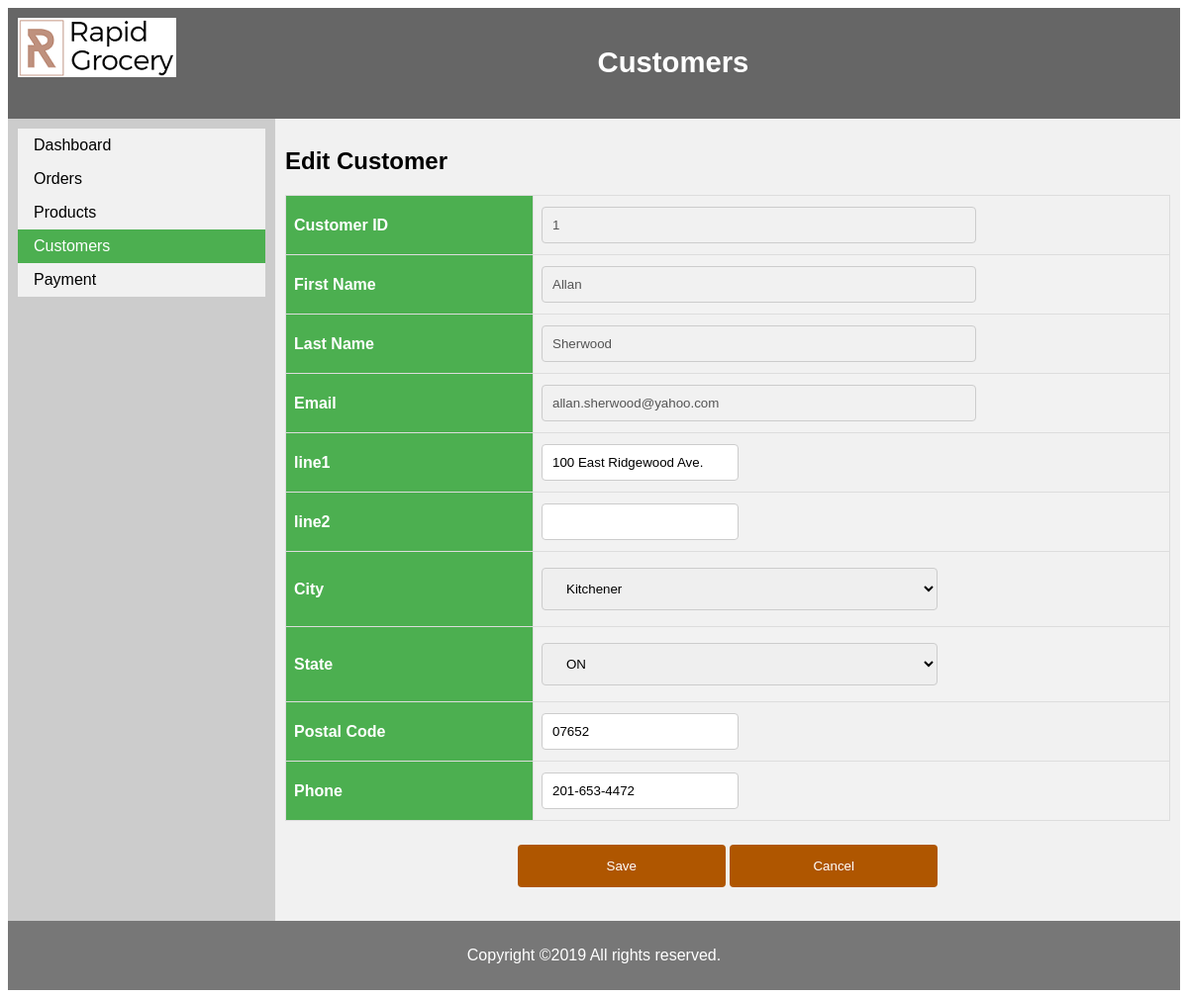
Screenshot of /admin/customer_edit.php?customer_id=1 with the database file from the repository.
### tables this page shows
CREATE TABLE addresses (
  address_id         INT            PRIMARY KEY   AUTO_INCREMENT,
  customer_id        INT            NOT NULL,
  line1              VARCHAR(60)    NOT NULL,
  line2              VARCHAR(60)                  DEFAULT NULL,
  city               VARCHAR(40)    NOT NULL,
  state              VARCHAR(2)     NOT NULL,
  zip_code           VARCHAR(10)    NOT NULL,
  phone              VARCHAR(12)    NOT NULL,
  disabled           TINYINT(1)     NOT NULL      DEFAULT 0,
  CONSTRAINT addresses_fk_customers
    FOREIGN KEY (customer_id)
    REFERENCES customers (customer_id)
);

CREATE TABLE customers (
  customer_id           INT            PRIMARY KEY   AUTO_INCREMENT,
  email_address         VARCHAR(60)   NOT NULL      UNIQUE,
  password              VARCHAR(60)    NOT NULL,
  first_name            VARCHAR(60)    NOT NULL,
  last_name             VARCHAR(60)    NOT NULL,
  shipping_address_id   INT                          DEFAULT NULL,
  billing_address_id    INT                          DEFAULT NULL,
  membership_id			INT							 DEFAULT NULL
);

### admin/customer_edit.php (the view, shortened to what this page needs)
<?php
include "config.php";
    $customer_id = $_GET["customer_id"];
    $sql_query = "select c.customer_id, c.email_address, c.password, c.first_name, c.last_name,
                   a.line1, a.line2, a.city, a.state, a.zip_code, a.phone, a.address_id
                    from customers c JOIN addresses a ON c.customer_id = a.customer_id
                    where c.customer_id=$customer_id
                    group by c.customer_id;";
   $result = $con->query($sql_query);
?>
<!DOCTYPE html>
<html lang="en">
<head>
    <link rel="stylesheet" href="css/style.css">
</head>
<body>
<header>
    <img src="../img/logo.png" alt="logo"  style="float:left"/>
    <h3>Customers</h3>
</header>
<section>
    <article>
        <h2>Edit Customer</h2>
         <?php
              if ($result->num_rows > 0) {
                   while($rows = $result->fetch_assoc()) {
                        $customer_id = $rows["customer_id"];
                        $first_name = $rows["first_name"];
                        $last_name = $rows["last_name"];
                        $email = $rows["email_address"];
                        $line1 =  $rows['line1'];
                        $line2 =  $rows['line2'];
                        $city =  $rows['city'];
                        $state =  $rows['state'];
                        $postal =  $rows['zip_code'];
                        $phone =  $rows['phone'];
                        }
                 } else {
                    echo "0 results";
              }
          ?>
        <form action="customer_update.php" method="post" name="customer_update">
        <table id="customers">
            <tr>
                <th width="250">Customer ID</th>
                <td><input type="text" disabled value="<?php echo $customer_id ?>" size="50" disabled></td>
            </tr>
            <tr>
                <th>First Name</th>
                <td><input type="text" disabled value="<?php echo $first_name ?>" size="50"></td>
            </tr>
            <tr>
                <th>Last Name</th>
                <td><input type="text" disabled value="<?php echo $last_name ?>" size="50"></td>
            </tr>
            <tr>
                <th>Email</th>
                <td><input type="text" disabled value="<?php echo $email ?>" size="50"></td>
            </tr>
            <tr>
                <th>line1</th>
                <td><input type="text" id="line1" name="line1" value="<?php echo $line1 ?>"></td>
             </tr>
            <tr>
                <th>line2</th>
                <td><input type="text" id="line2" name="line2" value="<?php echo $line2 ?>"></td>
             </tr>
             <tr>
                 <th>City</th>
                 <td>
                    <div class="form-select" id="default-select"">
                        <select name="city" id="city" required value="<?php echo $city ?>">
                            <option <?php if($city == 'Kitchener') echo 'selected'; ?> value="Kitchener">Kitchener</option>
                        </select>
                    </div>
                 </td>
              </tr>
              <tr>
                   <th>State</th>
                   <td>
                        <div class="form-select" id="default-select"">
                            <select name="state" id="state" required value="<?php echo $state ?>">
                                <option <?php if($state == 'ON') echo 'selected'; ?> value="ON">ON</option>
                            </select>
                        </div>
                    </td>
               </tr>
               <tr>
                   <th>Postal Code</th>
                   <td><input type="text" id="zip_code" name="zip_code" required value="<?php echo $postal ?>">
               </tr>
               <tr>
                    <th>Phone</th>
                    <td><input type="text" id="phone" name="phone" required value="<?php echo $phone ?>"></td>
               </tr>
        </table>
        <p align="center"><input type="submit" value="Save" name="save"> <input type="submit" value="Cancel" name="cancel"></p>
        </form>
    </article>
</section>
<?php
include "footer.php";
?>
</body>
</html>

### admin/css/style.css (style rules this page uses)
* { box-sizing: border-box; }
body { font-family: Arial, Helvetica, sans-serif; }
header { background-color: #666; padding: 10px; text-align: center; font-size: 25px; color: white; }
section { display: -webkit-flex; display: flex; }
article { -webkit-flex: 3; -ms-flex: 3; flex: 3; background-color: #f1f1f1; padding: 10px; }
nav { background: #ccc; padding: 10px; }
nav ul { list-style-type: none; margin: 0; padding: 0; width: 250px; background-color: #f1f1f1; }
nav li a { display: block; color: #000; padding: 8px 16px; text-decoration: none; }
nav li a.active { background-color: #4CAF50; color: white; }
#customers { font-family: "Trebuchet MS", Arial, Helvetica, sans-serif; border-collapse: collapse; width: 100%; }
#customers td, #customers th { border: 1px solid #ddd; padding: 8px; }
#customers tr:nth-child(even) { background-color: #f2f2f2; }
#customers th { padding-top: 12px; padding-bottom: 12px; text-align: left; background-color: #4CAF50; color: white; }
input[type=text], select { padding: 10px 10px; margin: 3px 0; display: inline-block; border: 1px solid #ccc; border-radius: 4px; box-sizing: border-box; }
input[type=email], select { width: 400px; padding: 12px 20px; margin: 8px 0; display: inline-block; border: 1px solid #ccc; border-radius: 4px; box-sizing: border-box; }
input[type=password], select { width: 400px; padding: 12px 20px; margin: 8px 0; display: inline-block; border: 1px solid #ccc; border-radius: 4px; box-sizing: border-box; }
input[type=submit] { width: 210px; background-color: #af5600; color: white; padding: 14px 20px; margin: 8px 0; border: none; border-radius: 4px; cursor: pointer; }

### rows the page displays
addresses: customer.customer_id "1", customer.first_name "Allan", customer.last_name "Sherwood", customer.email_address "allan.sherwood@yahoo.com", line1 "100 East Ridgewood Ave.", city "Kitchener", state "ON", zip_code "07652", phone "201-653-4472"
